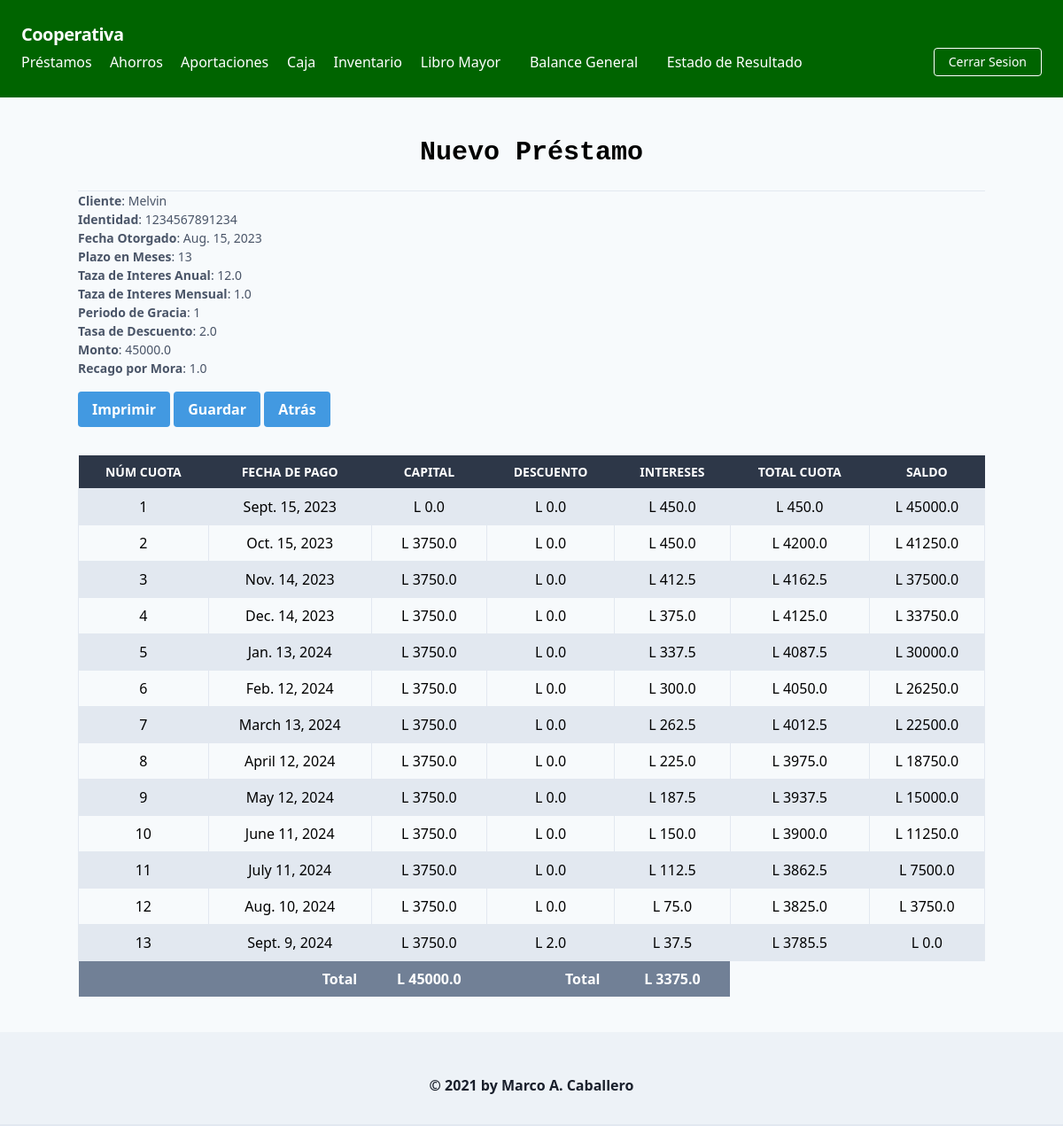
The app's page /prestamos/prestamos/mostrar/ (signed in) with its own data.
### prestamos/models.py (models this page shows)
class Temp_Datos_prestamos(models.Model):
    Usuario = models.CharField(max_length=50)
    id_persona = models.CharField(max_length=15)
    nombre_cliente = models.CharField(max_length=50)
    miembro = models.CharField(max_length=1)
    fecha_otorgado = models.DateField()
    plazo_meses = models.IntegerField()
    taza_mensual = models.FloatField()
    Intereses = models.FloatField()
    Periodo_Gracia = models.IntegerField()
    Taza_Descuento = models.FloatField()
    Monto = models.FloatField()

class Temp_Acciones_Prestamos(models.Model):
    Usuario = models.CharField(max_length=50)
    num_cuota = models.IntegerField()
    fecha_cuota = models.DateField()
    capital = models.FloatField()
    Descuento = models.FloatField()
    Intereses = models.FloatField()
    total_cuota = models.FloatField()
    saldo = models.FloatField()

### prestamos/views.py (the view)
# urls.py: path("prestamos/mostrar/", mostra_prestamp.as_view()),
class mostra_prestamp(ListView):
    template_name = 'transactions/Prestamos_mostrar.html'
    model = Temp_Acciones_Prestamos
    def get_context_data(self, **kwargs):
        context = super().get_context_data(**kwargs)
        info= Temp_Datos_prestamos.objects.filter(Usuario=self.request.user.username)
        prest= info[0]
        context.update({
            'Cliente': prest.nombre_cliente,
            'Identidad': prest.id_persona,
            'Fecha_O': prest.fecha_otorgado,
            'Plazo': (prest.plazo_meses),
            'Tanual': (prest.taza_mensual*12)*100,
            'Tmensual': (prest.taza_mensual)*100,
            'Pgracia': prest.Periodo_Gracia,
            'Descuento': prest.Taza_Descuento,
            'Monto':prest.Monto,
            'Intereses': prest.Intereses,
            'Mora': float(Variables_Generales.objects.get(variable="Interes_mora").valor)*1000
        })
        return  context
    def get_queryset(self):
        return Temp_Acciones_Prestamos.objects.filter(Usuario=self.request.user.username)

### templates/transactions/Prestamos_mostrar.html (shortened to what this page needs)
{% extends 'core/base.html' %}
{% block content %}
    <h1 class="font-mono font-bold text-3xl text-center pb-5 pt-10">Nuevo Préstamo</h1>
    <hr />
        <div class="mb-4">
            <label class="block text-gray-700 text-sm for="amount">
                <b>Cliente</b>: {{Cliente}}
            </label>
            <label class="block text-gray-700 text-sm for="amount">
                <b>Identidad</b>: {{ Identidad }}
            </label>
            <label class="block text-gray-700 text-sm for="amount">
                <b>Fecha Otorgado</b>: {{ Fecha_O }}
            </label>
            <label class="block text-gray-700 text-sm for="amount">
                <b>Plazo en Meses</b>: {{ Plazo }}
            </label>
            <label class="block text-gray-700 text-sm for="amount">
             <b>   Taza de Interes Anual</b>: {{ Tanual }}
            </label>
            <label class="block text-gray-700 text-sm for="amount">
             <b>   Taza de Interes Mensual</b>: {{ Tmensual }}
            </label>
            <label class="block text-gray-700 text-sm for="amount">
             <b>   Periodo de Gracia</b>: {{ Pgracia }}
            </label>
            <label class="block text-gray-700 text-sm for="amount">
             <b>  Tasa de Descuento</b>: {{ Descuento }}
            </label>
            <label class="block text-gray-700 text-sm for="amount">
            <b>   Monto</b>: {{ Monto }}
            </label>
            <label class="block text-gray-700 text-sm for="amount">
             <b>  Recago por Mora</b>: {{ Mora }}
            </label>
        </div>
         <a href="{% url 'prestamos:pdf' %}" class="bg-blue-500 hover:bg-blue-700 text-white font-bold py-2 px-4 rounded focus:outline-none focus:shadow-outline" type="submit">
                    Imprimir
         </a>
        <a href="{% url 'prestamos:guardar' %}" class="bg-blue-500 hover:bg-blue-700 text-white font-bold py-2 px-4 rounded focus:outline-none focus:shadow-outline" type="submit">
                    Guardar
         </a>
        <button onclick="Atrás()" class="bg-blue-500 hover:bg-blue-700 text-white font-bold py-2 px-4 rounded focus:outline-none focus:shadow-outline">Atrás</button>
    <table class="table-auto mx-auto w-full mt-8">
        <thead class="bg-gray-800 text-white">
        <tr class="uppercase font-semibold text-sm">
            <th class="px-4 py-2">Núm Cuota</th>
            <th class="px-4 py-2">Fecha de Pago</th>
            <th class="px-4 py-2">Capital</th>
            <th class="px-4 py-2">Descuento</th>
            <th class="px-4 py-2">Intereses</th>
            <th class="px-4 py-2">Total Cuota</th>
            <th class="px-4 py-2">Saldo</th>
        </tr>
        </thead>
        <tbody>
        {% for transaction in object_list %}
        <tr class="{% cycle 'bg-gray-300' 'bg-white-100' %}">
            <td class="border px-4 py-2 text-center">{{ transaction.num_cuota }}</td>
            <td class="border px-4 py-2 text-center">{{ transaction.fecha_cuota }}</td>
            <td class="border px-4 py-2 text-center">L {{ transaction.capital }}</td>
            <td class="border px-4 py-2 text-center">L {{ transaction.Descuento }}</td>
            <td class="border px-4 py-2 text-center">L {{ transaction.Intereses }}</td>
            <td class="border px-4 py-2 text-center">L {{ transaction.total_cuota }}</td>
            <td class="border px-4 py-2 text-center">L {{ transaction.saldo }}</td>
        </tr>
        {% endfor %}
        <tr class="bg-gray-600 text-white">
            <th class="px-4 py-2 text-right" colspan="2"> Total</th>
            <th class="px-4 py-2 text-center">L {{ Monto }}</th>
            <th class="px-4 py-2 text-right" colspan="1"> Total</th>
            <th class="px-4 py-2 text-center">L {{ Intereses }}</th>
        </tr>
        </tbody>
    </table>
{% endblock %}

### templates/core/base.html (shortened to what this page needs)
{% load static %}
<!DOCTYPE html>
<html lang="en">
    <head>
        <link href="https://unpkg.com/tailwindcss@^1.0/dist/tailwind.min.css" rel="stylesheet">
    </head>
    <body class="bg-gray-100">
        {% block body %}
            {% include 'core/navbar.html' %}
            <div class="lg:container lg:mx-auto">
                {% block content %}{% endblock %}
            </div>
            {% include 'core/footer.html' %}
        {% endblock %}
    </body>
</html>

### templates/core/navbar.html (shortened to what this page needs)
<nav class="flex items-center justify-between flex-wrap bg-gray-800 p-6" style="background-color: darkgreen">
    <div class="flex items-center flex-shrink-0 text-white mr-6">
        <a href="{% url 'usuarios:Libro Diario' %}" class="font-semibold text-xl tracking-tight">Cooperativa</a>
    </div>
    <div class="w-full block flex-grow lg:flex lg:items-center lg:w-auto">
        {% if request.user.is_authenticated %}
            <div class="text-md lg:flex-grow">
                <a href="{% url 'prestamos:inicio' %}" class="block mt-4 lg:inline-block lg:mt-0 text-white hover:text-white mr-4">
                    Préstamos
                </a>
                <a href="{% url 'ahorros:index' %}" class="block mt-4 lg:inline-block lg:mt-0 text-white hover:text-white mr-4">
                    Ahorros
                </a>
                <a href="{% url 'acciones:index' %}" class="block mt-4 lg:inline-block lg:mt-0 text-white hover:text-white">
                    Aportaciones &nbsp;&nbsp;&nbsp;
                </a>
            <a href="{% url 'caja:index' %}" class="block mt-4 lg:inline-block lg:mt-0 text-white hover:text-white mr-4">
                    Caja
                </a>
                 <a href="{% url 'inventario:index' %}" class="block mt-4 lg:inline-block lg:mt-0 text-white hover:text-white">
                    Inventario &nbsp;&nbsp;&nbsp;
                </a>
                <a href="{% url 'usuarios:Libro_Mayor' %}" class="block mt-4 lg:inline-block lg:mt-0 text-white hover:text-white mr-4">
                    Libro Mayor &nbsp;&nbsp;
                </a>
                <a href="{% url 'usuarios:Balance_General' %}" class="block mt-4 lg:inline-block lg:mt-0 text-white hover:text-white mr-4">
                    Balance General &nbsp;&nbsp;
                </a>
                 <a href="{% url 'usuarios:Estado_Resultado' %}" class="block mt-4 lg:inline-block lg:mt-0 text-white hover:text-white mr-4">
                    Estado de Resultado
                </a>
            </div>
            <div>
                <a href="{% url 'usuarios:user_logout' %}" class="inline-block font-medium text-sm px-4 py-2 leading-none border rounded text-white border-white hover:border-transparent hover:text-gray-800 hover:bg-white mt-4 lg:mt-0">Cerrar Sesion</a>
            </div>
        {% else %}
            <div class="text-md lg:flex-grow"></div>
            <div>
                <a href="{% url 'usuarios:user_login' %}" class="mr-2 inline-block font-medium text-sm px-4 py-2 leading-none border rounded text-white border-white hover:border-transparent hover:text-gray-800 hover:bg-white mt-4 lg:mt-0">Ingresar</a>
            </div>
        {% endif %}
    </div>
</nav>

### templates/core/footer.html
<footer class="footer bg-gray-200 relative pt-1 border-b-2 mt-10">
    <div class="container mx-auto px-6">
        <div class="mt-5 flex flex-col items-center">
            <div class="sm:w-2/3 text-center py-6">
                <p class="text-md text-gray-900 font-bold mb-2">
                    © 2021 by <a href="https://github.com/mcaballeroguillen" target="_blank">Marco A. Caballero</a>
                </p>
            </div>
        </div>
    </div>
</footer>

### records on screen
Temp_Datos_prestamos: nombre_cliente "Melvin", id_persona "1234567891234", fecha_otorgado "Aug. 15, 2023", Taza_Descuento "2.0", Monto "45000.0", Intereses "3375.0"

### other values on screen
{{ Plazo }} "13"
{{ Tanual }} "12.0"
{{ Tmensual }} "1.0"
{{ Pgracia }} "1"
{{ Mora }} "1.0"
